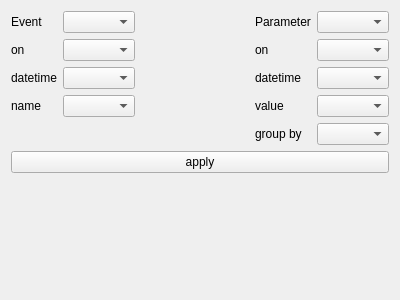
<?xml version="1.0" encoding="UTF-8"?>
<ui version="4.0">
 <class>Form</class>
 <widget class="QWidget" name="Form">
  <property name="geometry">
   <rect>
    <x>0</x>
    <y>0</y>
    <width>400</width>
    <height>300</height>
   </rect>
  </property>
  <property name="windowTitle">
   <string>Form</string>
  </property>
  <layout class="QVBoxLayout" name="verticalLayout">
   <item>
    <layout class="QGridLayout" name="gridLayout">
     <item row="2" column="3">
      <widget class="QLabel" name="label_9">
       <property name="text">
        <string>on</string>
       </property>
      </widget>
     </item>
     <item row="2" column="1">
      <widget class="QComboBox" name="eventOn"/>
     </item>
     <item row="3" column="1">
      <widget class="QComboBox" name="eventDatetime"/>
     </item>
     <item row="1" column="2">
      <spacer name="horizontalSpacer">
       <property name="orientation">
        <enum>Qt::Horizontal</enum>
       </property>
       <property name="sizeHint" stdset="0">
        <size>
         <width>40</width>
         <height>20</height>
        </size>
       </property>
      </spacer>
     </item>
     <item row="3" column="4">
      <widget class="QComboBox" name="paramsDatetime"/>
     </item>
     <item row="5" column="4">
      <widget class="QComboBox" name="groupBy"/>
     </item>
     <item row="4" column="1">
      <widget class="QComboBox" name="eventName"/>
     </item>
     <item row="4" column="4">
      <widget class="QComboBox" name="paramsValue"/>
     </item>
     <item row="3" column="0">
      <widget class="QLabel" name="label">
       <property name="text">
        <string>datetime</string>
       </property>
      </widget>
     </item>
     <item row="1" column="0">
      <widget class="QLabel" name="label_2">
       <property name="text">
        <string>Event</string>
       </property>
      </widget>
     </item>
     <item row="3" column="3">
      <widget class="QLabel" name="label_3">
       <property name="text">
        <string>datetime</string>
       </property>
      </widget>
     </item>
     <item row="1" column="3">
      <widget class="QLabel" name="label_4">
       <property name="text">
        <string>Parameter</string>
       </property>
      </widget>
     </item>
     <item row="1" column="1">
      <widget class="QComboBox" name="event"/>
     </item>
     <item row="2" column="4">
      <widget class="QComboBox" name="paramsOn"/>
     </item>
     <item row="4" column="0">
      <widget class="QLabel" name="label_5">
       <property name="text">
        <string>name</string>
       </property>
      </widget>
     </item>
     <item row="2" column="0">
      <widget class="QLabel" name="label_10">
       <property name="text">
        <string>on</string>
       </property>
      </widget>
     </item>
     <item row="4" column="3">
      <widget class="QLabel" name="label_6">
       <property name="text">
        <string>value</string>
       </property>
      </widget>
     </item>
     <item row="5" column="3">
      <widget class="QLabel" name="label_7">
       <property name="text">
        <string>group by</string>
       </property>
      </widget>
     </item>
     <item row="1" column="4">
      <widget class="QComboBox" name="params">
       <property name="editable">
        <bool>false</bool>
       </property>
      </widget>
     </item>
    </layout>
   </item>
   <item>
    <widget class="QPushButton" name="apply">
     <property name="text">
      <string>apply</string>
     </property>
    </widget>
   </item>
   <item>
    <spacer name="verticalSpacer">
     <property name="orientation">
      <enum>Qt::Vertical</enum>
     </property>
     <property name="sizeHint" stdset="0">
      <size>
       <width>20</width>
       <height>40</height>
      </size>
     </property>
    </spacer>
   </item>
  </layout>
 </widget>
 <resources/>
 <connections/>
</ui>
